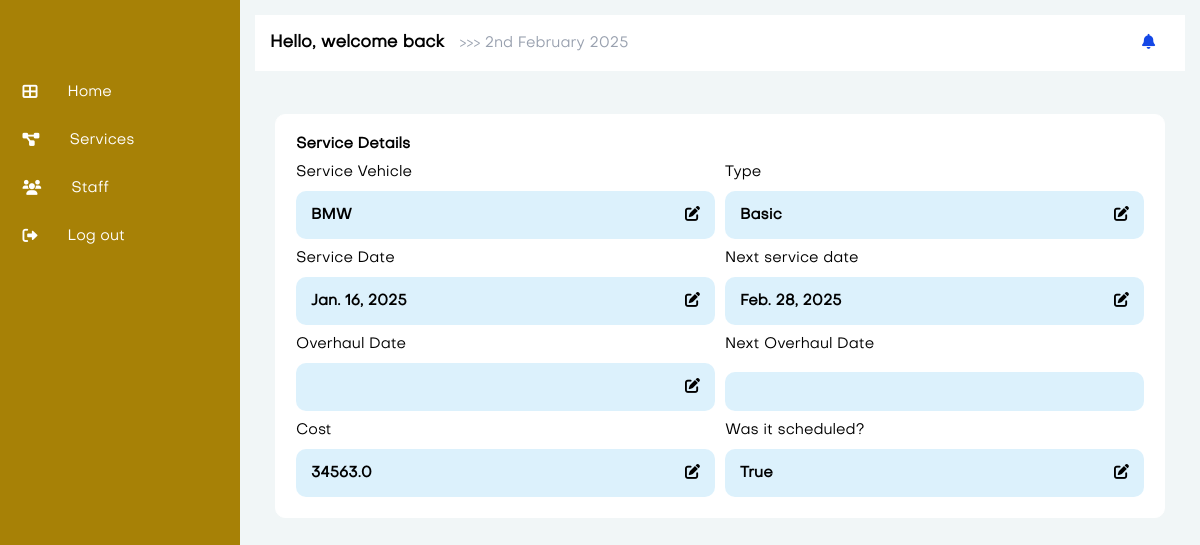
The app's page /service/detail/1/ (signed in) with its own data.
### app/models.py (models this page shows, shortened)
class ServiceRecord(models.Model):
    TYPE_CHOICES = (
        ('Basic', 'Basic'),
        ('Overhaul', 'Overhaul'),
    )
    vehicle = models.ForeignKey(Vehicle, on_delete=models.CASCADE, related_name="vehicle_service_record")
    overhaul_date = models.DateField(null=True, blank=True)
    next_overhaul_date = models.DateField(null=True, blank=True)
    service_date = models.DateField(null=True, blank=True)
    next_service_date = models.DateField(null=True, blank=True)
    type = models.CharField(max_length=15, choices=TYPE_CHOICES, default='Basic')
    cost = models.FloatField(null=True, blank=True)
    scheduled = models.BooleanField(default=True)

class Vehicle(models.Model):
    SERVICABILITY_CHOICES = (
        ('Serviceable', 'Serviceable'),
        ('Not Serviceable', 'Not Serviceable'),
    )
    TRACKER_CHOICES = (
        ('Active', 'Active'),
        ('Not Active', 'Not Active'),
    )
    name = models.CharField(max_length=100)
    serial_number = models.CharField(max_length=100)
    year_purchased = models.IntegerField(null=True, blank=True)
    year_alloted = models.IntegerField(null=True, blank=True)
    agency = models.CharField(max_length=100, null=True, blank=True)
    location_of_deployment = models.CharField(max_length=100, null=True, blank=True)
    description = models.TextField(null=True, blank=True)
    tracker_status = models.CharField(max_length=15, choices=TRACKER_CHOICES, default='Active')
    serviceability = models.CharField(max_length=20, choices=SERVICABILITY_CHOICES, default='Serviceable')
    date_recorded = models.DateTimeField(auto_now_add=True)
    def __str__(self):
        return f"{self.name}"

### app/views.py (the view)
# urls.py: path('service/detail/<pk>/', ServiceRecordDetailView.as_view(), name='service_detail'),
class ServiceRecordDetailView(LoginRequiredMixin, DetailView):
    model = ServiceRecord
    template_name = 'service-details.html'

### app/templates/service-details.html (shortened to what this page needs)
{% extends 'detail-main.html' %}
{% load static %}
{% block content %}
<section class="main_body" id="main_body">
    <div id="checkin-staff-container" class="modal-container-staff">
        <div class="modal-content">
            <div class="object_details_container">
                <header class="object_detail_header_container">
                    <caption class="dp_container font-bold">
                        Service Details
                    </caption>
                </header>
                <section class="object_details_container_body">
                    <article>
                        <div class="caption">Service Vehicle</div>
                        <div class="staff_detail_content">
                            <span>{{object.vehicle}}</span>
                            <span
                            class="edit" href="{% url 'app:home' %}" ><i class="fas fa-edit"></i></span>
                        </div>
                    </article>
                    <article>
                        <div class="caption">Type</div>
                        <div class="staff_detail_content">
                            <span>{{object.type}}</span>
                            <span><i class="fas fa-edit"></i></span>
                        </div>
                    </article>
                    <article>
                        <div class="caption">Service Date</div>
                        <div class="staff_detail_content">
                            <span>{{object.service_date}}</span>
                            <span class="edit"><i class="fas fa-edit"></i></span>
                        </div>
                    </article>
                    <article class="caption">
                        <div class="caption">Next service date</div>
                        <div class="staff_detail_content">
                            <span>{{object.next_service_date}}</span>
                            <span><i class="fas fa-edit"></i></span>
                        </div>
                    </article>
                    <article>
                        <div class="caption">Overhaul Date</div>
                        <div class="staff_detail_content">
                            <span><i class="fas fa-edit"></i></span>
                        </div>
                    </article>
                    <article>
                        <div class="caption">Next Overhaul Date</div>
                        <div class="staff_detail_content">
                        </div>
                    </article>
                    <article>
                        <div class="caption">Cost</div>
                        <div class="staff_detail_content">
                            <span>{{object.cost}}</span>
                            <span class="edit"><i class="fas fa-edit"></i></span>
                        </div>
                    </article>
                    <article>
                        <div class="caption">Was it scheduled?</div>
                        <div class="staff_detail_content">
                            <span>{{object.scheduled}}</span>
                            <span class="edit"><i class="fas fa-edit"></i></span>
                        </div>
                    </article>
                </section>
            </div>
        </div>
    </div>
</section>
{% endblock  %}

### app/static/assets/css/main.css (style rules this page uses)
* { box-sizing: border-box; }
:root { --primary: #2460fe; --secondary: #48dffc; --tertiary: #4a89ac; --background: rgb(241 245 247 / 54%); --white-background: #fff; --card-background: rgb(255, 255, 255); --card-background-deep: rgb(191 229 249 / 54%); --transparent-background: rgb(255 255 255 / 39%); --dark-text-color: rgb(0, 0, 0); --light-text-color: rgb(255, 252, 252); --dark-text-color: rgb(0, 0, 0); --gray-text-color: rgb(107, 105, 105); --posetive-text-color: rgb(0, 255, 8); --warning-text-color: rgb(243, 190, 0); --danger-text-color: rgb(255, 0, 0); --side-nav-background: rgb(11 11 14); --side-nav-text-color: rgb(166, 159, 159); --side-nav-background-neg:rgb(167, 129, 6); --side-nav-text-colo-neg: rgb(255, 253, 253); --border-line-color: rgba(0, 0, 0, 0.2); --form-create-btn-color: rgb(228, 49, 21); --form-login-btn-color: rgb(112, 7, 77); --view-btn-color: #043ee3; --edit-btn-color: #ffd402; --delete-btn-color: #f71f1f; --dates: #424643; --white: #fff; }
html, body { font-size: 15px; line-height: 1.2em; background-color: var(--background); color: var(--text-color); font-family: 'normal','Source Sans Pro', Arial, Helvetica, sans-serif; }
.main_body { grid-column-start: 2; padding: 20px; }
.modal-content { background-color: var(--card-background); margin: 15% auto; padding: 20px; border: 1px solid var(--card-background); width: 40%; border-radius: 10px; overflow-y: auto; }
.modal-container-staff { top: 0; right: 0; bottom: 0; left: 0; justify-content: center; align-items: center; }
.modal-container-staff .modal-content { background-color: var(--card-background); margin: unset; padding: 20px; border: 1px solid var(--card-background); width: unset; border-radius: 10px; overflow-y: unset; max-height: unset; }
.staff_details_container, .staff_img_container, .staff_details_container_body, .object_details_container, .object_img_container, .object_details_container_body { display: grid; grid-template-columns: 1fr; gap: 10px; }
.modal-container-staff .staff_details_container_body, .object_details_container_body { grid-template-columns: 1fr 1fr; }
.object_detail_header_container { justify-items: center; font-weight: 600; }
.staff_details_container_body article, .object_details_container_body article { display: grid; gap: 10px; }
.staff_details_container_body article .staff_detail_content, .object_details_container_body article .staff_detail_content { display: flex; justify-content: space-between; padding: 15px; border-radius: 10px; background: var(--card-background-deep); font-weight: 600; }
.staff_detail_content .edit { cursor: pointer; }

### records on screen
ServiceRecord: vehicle "BMW", type "Basic", service_date "Jan. 16, 2025", next_service_date "Feb. 28, 2025", cost "34563.0", scheduled "True"
